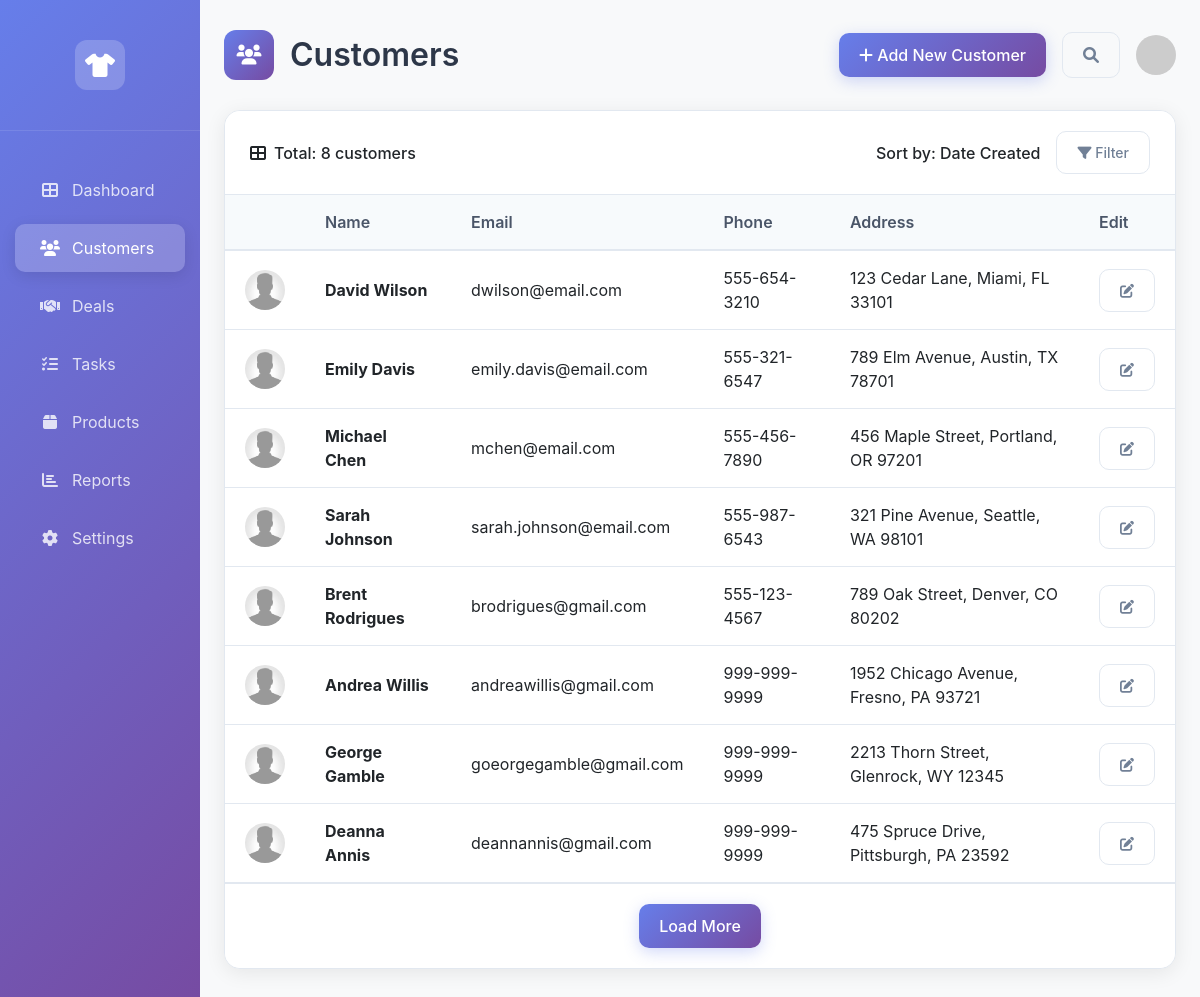
The app's page /customers/ with its own data.
### erp/models.py (models this page shows, shortened)
class Customer(models.Model):
    name = models.CharField(max_length=100)
    email = models.EmailField()
    phone = models.CharField(max_length=20)
    address = models.TextField()
    created_at = models.DateTimeField(auto_now_add=True)

### erp/views.py (the view)
# urls.py: path('customers/', views.customers_list, name='customers_list'),
def customers_list(request):
    customers = Customer.objects.all().order_by('-created_at')
    total_customers = customers.count()
    context = {
        'customers': customers,
        'total_customers': total_customers,
    }
    return render(request, 'erp/customers.html', context)

### templates/erp/customers.html (shortened to what this page needs)
{% extends 'base.html' %}
{% load static %}
{% block content %}
<div class="page-header">
    <div class="d-flex justify-content-between align-items-center">
        <div class="d-flex align-items-center">
            <div class="page-icon me-3">
                <i class="fas fa-users"></i>
            </div>
            <h1 class="page-title">Customers</h1>
        </div>
        <div class="d-flex align-items-center">
            <a href="{% url 'customer_create' %}" class="btn btn-primary me-3">
                <i class="fas fa-plus"></i> Add New Customer
            </a>
            <button class="btn btn-outline-secondary me-3">
                <i class="fas fa-search"></i>
            </button>
            <div class="user-avatar">
                <img src="https://via.placeholder.com/40" alt="User" class="rounded-circle">
            </div>
        </div>
    </div>
</div>
<div class="content-card">
    <div class="card-header">
        <div class="d-flex justify-content-between align-items-center">
            <div class="d-flex align-items-center">
                <i class="fas fa-th-large me-2"></i>
                <span>Total: {{ total_customers }} customers</span>
            </div>
            <div class="d-flex align-items-center">
                <span class="me-3">Sort by: Date Created</span>
                <button class="btn btn-outline-secondary btn-sm">
                    <i class="fas fa-filter"></i> Filter
                </button>
            </div>
        </div>
    </div>
    <div class="table-responsive">
        <table class="table table-hover">
            <thead>
                <tr>
                    <th width="5%"></th>
                    <th>Name</th>
                    <th>Email</th>
                    <th>Phone</th>
                    <th>Address</th>
                    <th width="10%">Edit</th>
                </tr>
            </thead>
            <tbody>
                {% for customer in customers %}
                <tr>
                    <td>
                        <div class="customer-avatar">
                            <img src="{% static 'image/images.jpeg' %}" class="rounded-circle">
                        </div>
                    </td>
                    <td>
                        <strong>{{ customer.name }}</strong>
                    </td>
                    <td>{{ customer.email }}</td>
                    <td>{{ customer.phone }}</td>
                    <td>{{ customer.address|truncatechars:50 }}</td>
                    <td>
                        <button class="btn btn-sm btn-outline-secondary">
                            <i class="fas fa-edit"></i>
                        </button>
                    </td>
                </tr>
                {% empty %}
                <tr>
                    <td colspan="6" class="text-center text-muted py-4">
                        No customers found. <a href="{% url 'customer_create' %}">Add your first customer</a>
                    </td>
                </tr>
                {% endfor %}
            </tbody>
        </table>
    </div>
    {% if customers %}
    <div class="card-footer text-center">
        <button class="btn btn-primary">Load More</button>
    </div>
    {% endif %}
</div>
{% endblock %}

### templates/base.html (shortened to what this page needs)
<!DOCTYPE html>
<html lang="en">
<head>
    <link href="https://cdn.jsdelivr.net/npm/bootstrap@5.1.3/dist/css/bootstrap.min.css" rel="stylesheet">
    <link href="https://cdnjs.cloudflare.com/ajax/libs/font-awesome/6.0.0/css/all.min.css" rel="stylesheet">
    {% load static %}
    <link rel="stylesheet" href="{% static 'css/style.css' %}">
</head>
<body>
    <div class="container-fluid">
        <div class="row">
            <nav class="col-md-2 d-none d-md-block sidebar">
                <div class="sidebar-sticky">
                    <div class="logo-section">
                        <div class="logo-icon">
                            <i class="fas fa-tshirt"></i>
                        </div>
                    </div>
                    <ul class="nav flex-column">
                        <li class="nav-item">
                            <a class="nav-link {% if request.resolver_match.url_name == 'dashboard' %}active{% endif %}" href="{% url 'dashboard' %}">
                                <i class="fas fa-th-large"></i>
                                Dashboard
                            </a>
                        </li>
                        <li class="nav-item">
                            <a class="nav-link {% if 'customers' in request.resolver_match.url_name %}active{% endif %}" href="{% url 'customers_list' %}">
                                <i class="fas fa-users"></i>
                                Customers
                            </a>
                        </li>
                        <li class="nav-item">
                            <a class="nav-link {% if 'deals' in request.resolver_match.url_name %}active{% endif %}" href="{% url 'deals_list' %}">
                                <i class="fas fa-handshake"></i>
                                Deals
                            </a>
                        </li>
                        <li class="nav-item">
                            <a class="nav-link {% if 'tasks' in request.resolver_match.url_name %}active{% endif %}" href="{% url 'tasks_list' %}">
                                <i class="fas fa-tasks"></i>
                                Tasks
                            </a>
                        </li>
                        <li class="nav-item">
                            <a class="nav-link {% if 'products' in request.resolver_match.url_name %}active{% endif %}" href="{% url 'products_list' %}">
                                <i class="fas fa-box"></i>
                                Products
                            </a>
                        </li>
                        <li class="nav-item">
                            <a class="nav-link {% if request.resolver_match.url_name == 'reports' %}active{% endif %}" href="{% url 'reports' %}">
                                <i class="fas fa-chart-bar"></i>
                                Reports
                            </a>
                        </li>
                        <li class="nav-item">
                            <a class="nav-link {% if request.resolver_match.url_name == 'settings' %}active{% endif %}" href="{% url 'settings' %}">
                                <i class="fas fa-cog"></i>
                                Settings
                            </a>
                        </li>
                    </ul>
                </div>
            </nav>
            <main class="col-md-10 ml-sm-auto px-4 main-content">
                {% block content %}
                {% endblock %}
            </main>
        </div>
    </div>
</body>
</html>

### static/css/style.css (style rules this page uses)
body { font-family: -apple-system, BlinkMacSystemFont, 'Segoe UI', Roboto, sans-serif; background-color: #f8f9fa; margin: 0; padding: 0; }
.sidebar { background: linear-gradient(135deg, #667eea 0%, #764ba2 100%); min-height: 100vh; padding: 0; box-shadow: 2px 0 10px rgba(0,0,0,0.1); }
.sidebar-sticky { padding: 20px 0; }
.logo-section { text-align: center; padding: 20px 0 40px 0; border-bottom: 1px solid rgba(255,255,255,0.1); margin-bottom: 30px; }
.logo-icon { width: 50px; height: 50px; background: rgba(255,255,255,0.2); border-radius: 12px; display: flex; align-items: center; justify-content: center; margin: 0 auto; color: white; font-size: 24px; }
.sidebar .nav-link { color: rgba(255,255,255,0.8); padding: 12px 25px; margin: 5px 15px; border-radius: 10px; transition: all 0.3s ease; display: flex; align-items: center; }
.sidebar .nav-link.active { background: rgba(255,255,255,0.2); color: white; box-shadow: 0 4px 15px rgba(0,0,0,0.1); }
.sidebar .nav-link i { margin-right: 12px; width: 20px; text-align: center; }
.main-content { padding: 30px; background-color: #f8f9fa; min-height: 100vh; }
.page-header, .dashboard-header { margin-bottom: 30px; }
.page-title { font-size: 2rem; font-weight: 600; color: #2d3748; margin: 0; }
.page-icon { width: 50px; height: 50px; background: linear-gradient(135deg, #667eea 0%, #764ba2 100%); border-radius: 12px; display: flex; align-items: center; justify-content: center; color: white; font-size: 20px; }
.content-card { background: white; border-radius: 16px; box-shadow: 0 4px 20px rgba(0,0,0,0.08); border: 1px solid #e2e8f0; overflow: hidden; }
.content-card .card-header { background: white; border-bottom: 1px solid #e2e8f0; padding: 20px 25px; font-weight: 500; }
.card-header { background: white; border-bottom: 1px solid #e2e8f0; padding: 20px 25px; font-weight: 500; }
.table { margin-bottom: 0; }
.table th { border-top: none; border-bottom: 2px solid #e2e8f0; font-weight: 600; color: #4a5568; padding: 15px 20px; background: #f7fafc; }
.table td { padding: 15px 20px; vertical-align: middle; border-bottom: 1px solid #e2e8f0; }
.customer-avatar img, .deal-avatar img, .user-avatar img { width: 40px; height: 40px; object-fit: cover; }
.btn { border-radius: 10px; font-weight: 500; padding: 10px 20px; transition: all 0.3s ease; }
.btn-primary { background: linear-gradient(135deg, #667eea 0%, #764ba2 100%); border: none; box-shadow: 0 4px 15px rgba(102, 126, 234, 0.3); }
.btn-outline-secondary { border-color: #e2e8f0; color: #718096; }
.card-footer { background: white; border-top: 1px solid #e2e8f0; padding: 20px 25px; }

### records on screen
Customer: name "David Wilson", email "dwilson@email.com", phone "555-654-3210", address "123 Cedar Lane, Miami, FL 33101"
Customer: name "Emily Davis", email "emily.davis@email.com", phone "555-321-6547", address "789 Elm Avenue, Austin, TX 78701"
Customer: name "Michael Chen", email "mchen@email.com", phone "555-456-7890", address "456 Maple Street, Portland, OR 97201"
Customer: name "Sarah Johnson", email "sarah.johnson@email.com", phone "555-987-6543", address "321 Pine Avenue, Seattle, WA 98101"
Customer: name "Brent Rodrigues", email "brodrigues@gmail.com", phone "555-123-4567", address "789 Oak Street, Denver, CO 80202"
Customer: name "Andrea Willis", email "andreawillis@gmail.com", phone "999-999-9999", address "1952 Chicago Avenue, Fresno, PA 93721"
Customer: name "George Gamble", email "goeorgegamble@gmail.com", phone "999-999-9999", address "2213 Thorn Street, Glenrock, WY 12345"
Customer: name "Deanna Annis", email "deannannis@gmail.com", phone "999-999-9999", address "475 Spruce Drive, Pittsburgh, PA 23592"

### other values on screen
{{ total_customers }} "8"
